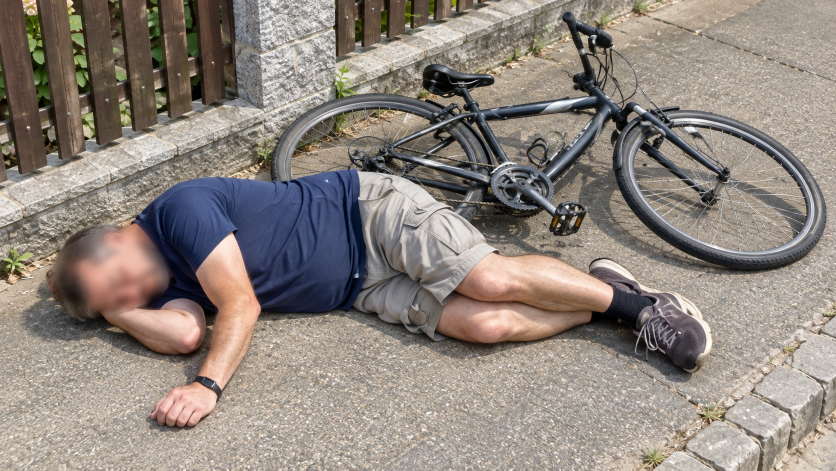
#> input picture EMBED/lab07/biciklis.png, 1672 x 941 px, given in place of the camera (shown at 1/2 size)
$ python objecttracking.py
#> lines starting #> are read from the running program, lines starting #| are printed output that depends on the picture; after the words box and inside, x2 and y2 are one past the last pixel; in counts of white or black regions, pixels touching at a corner belong together
import cv2
import time
import numpy as np
import imutils
from imutils.video import VideoStream

# Define some necessary variables and constants. The buffsize constant
# defines how many earlier center points will be stored to draw the motion
# track while the indx variable keeps tracks the index of the last stored point
video_path = None
buffsize = 64
indx = 0

# The key of this colored object tracking is a "color filter" where the
# filter will keep only those pixels of the image which fall into a predefined color range.
# The color range can be defined by its lower and upper boundaries. The adjustment in this
# sample code assumes green object(s). In addition, here we initialize a numpy array which
# will store previous (x, y) coordinates of the object center to visualize the object's movement.
green_range = [(25, 55, 5), (65, 255, 255)]
#initialize the list of tracked points
path = np.zeros((buffsize, 2), dtype='int')

video_path = None
if video_path is None:
    vs = VideoStream().start()
    time.sleep(2)
else:
    vs = cv2.VideoCapture(video_path)


while True:
    frame = vs.read()
#> frame is the input picture: shape (941, 1672, 3); mean B, G, R 125.6, 133.2, 142.7
    frame = frame if video_path is None else frame[1]

    # Resize the frame, blur (or filter) it, and convert it into the HSV (Hue, Saturation, Value)
    # color space (more information about the HSV space: https://en.wikipedia.org/wiki/HSL_and_HSV)
    frame = imutils.resize(frame, width=500)
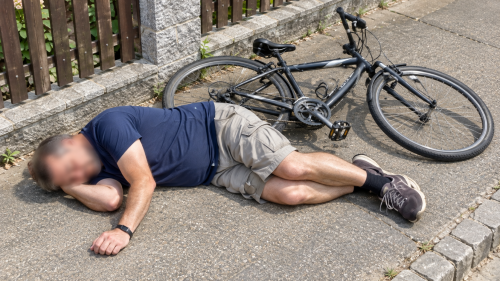
#> frame: shape (281, 500, 3); mean B, G, R 125.6, 133.2, 142.7
    blur = cv2.GaussianBlur(frame, (9,9), 0)
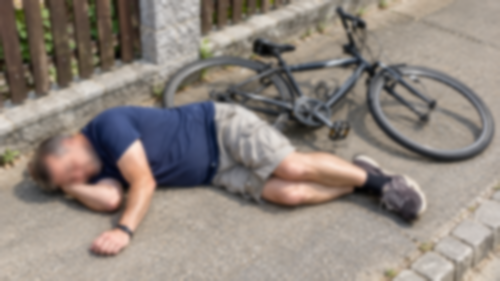
#> blur: shape (281, 500, 3); mean B, G, R 125.6, 133.2, 142.7
    hsv = cv2.cvtColor(blur, cv2.COLOR_BGR2HSV)
#> hsv: shape (281, 500, 3); mean H, S, V 30.7, 44.8, 145.8

    # In this step we create a binary image (mask) using the above defined range.
    # In the mask all pixels that are out of the range will be 0. Moreover, a
    # morphological opening (erosion before dilation) operation will be performed on
    # the mask to remove all small noises that may remained in the mask
    mask = cv2.inRange(hsv, green_range[0], green_range[1])
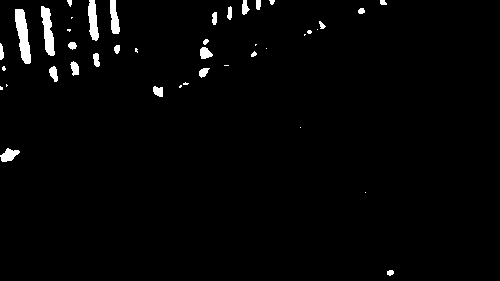
#> mask: shape (281, 500); 2.1% white; 42 white regions (16 under 20 px), largest, box (x1, y1, x2, y2) and area: (15, 9, 31, 64) 530, (41, 6, 55, 56) 413, (88, 0, 99, 41) 307
    mask = cv2.erode(mask, None, iterations=2)
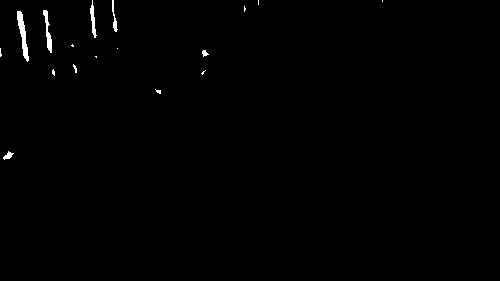
#> mask: shape (281, 500); 0.56% white; 17 white regions (11 under 20 px), largest, box (x1, y1, x2, y2) and area: (17, 11, 29, 62) 258, (43, 10, 52, 53) 161, (90, 0, 97, 38) 115, (112, 0, 118, 32) 77, (3, 151, 14, 160) 48, (202, 50, 209, 57) 29
    mask = cv2.dilate(mask, None, iterations=2)
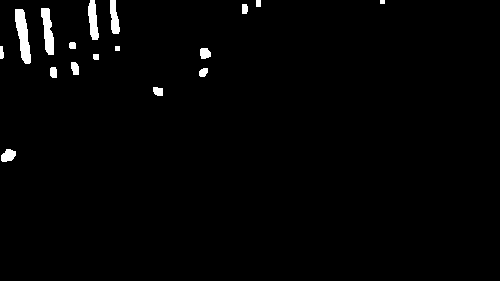
#> mask: shape (281, 500); 1.6% white; 17 white regions

    # Apply contour detection on the mask
    cnts = cv2.findContours(mask.copy(), cv2.RETR_EXTERNAL, cv2.CHAIN_APPROX_SIMPLE)
#> cnts = 17 contours, 2 with area under 20; largest, box (x1, y1, x2, y2) and area: (15, 9, 31, 64) 466, (41, 8, 54, 55) 340, (88, 0, 99, 40) 256, (110, 0, 120, 34) 198, (1, 149, 16, 162) 123
    cnts = imutils.grab_contours(cnts)

    if len(cnts) > 0:
        # find the largest contour in the mask
        cnt = max(cnts, key=cv2.contourArea)
#> cnt = contour of 37 points, box (x1, y1, x2, y2) (15, 9, 31, 64), area 466
        ((x, y), radius) = cv2.minEnclosingCircle(cnt)
#> x = 22; y = 36; radius = 27.89

        # To determine the centroid of an object, we use its moments
        # (more info: https://www.learnopencv.com/shape-matching-using-hu-moments-c-python/)
        M = cv2.moments(cnt)
#> M = moments, m00 465.5, centre m10/m00, m01/m00 = (22.6, 35.04)
        center = (int(M["m10"] / M["m00"]), int(M["m01"] / M["m00"]))
#> center = (22, 35)

        # Draw a cycle around the circular object if its radius is higher than the predefined
        # threshold value. In addition, draw another filled cycle around the center of the object
        if radius > 10:
            cv2.circle(frame, (int(x), int(y)), int(radius), (0, 255, 255), 2)
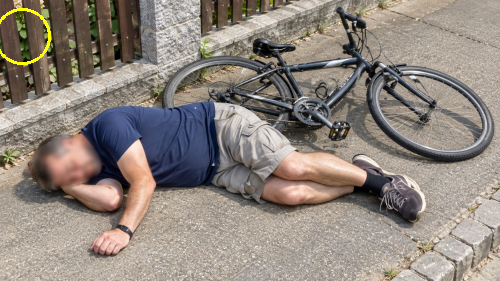
#> frame: shape (281, 500, 3); 0.3% of pixels changed, all inside (x1, y1, x2, y2) = (0, 8, 51, 65)
            cv2.circle(frame, center, 5, (0, 0, 255), -1)
#> frame: shape (281, 500, 3); 0.06% of pixels changed, all inside (x1, y1, x2, y2) = (17, 30, 28, 41)

            # If the earlier defined numpy array (our point buffer) is full, shift it one element
            # to the left and past the new center point at the end of the array
            if indx < buffsize:
                path[indx] = (center[0], center[1])
                indx += 1
            else:
                path[0:indx-1] = path[1:indx]
                path[indx-1] = (center[0], center[1])

    # Draw the movement track of the object onto the image. The movement track is visualized as a sequence
    # of connected lines where the thickness of lines depends on its endpoint indexes in the array
    for i in range(1, len(path)):
        # if either of the tracked points are None, ignore them
        if path[i - 1] is None or path[i] is None:
            continue
        # otherwise, compute thickness and draw lines
        thickness = int(np.sqrt(len(path) / float(i + 1)) * 2.5)
        cv2.line(frame, (path[i-1][0], path[i-1][1]), (path[i][0], path[i][1]), (0, 0, 255), thickness)
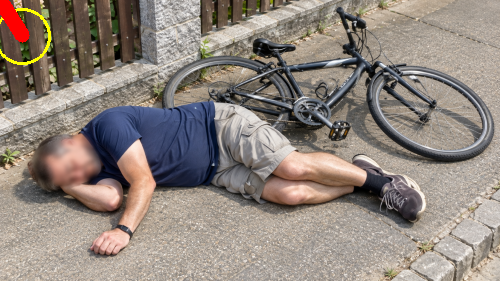
#> frame: shape (281, 500, 3); mean B, G, R 125.2, 133.2, 143.9

    cv2.imshow("Image", frame)
    key = cv2.waitKey(1) & 0xFF
#> (key q is pressed here)

    if key == ord("q"):
        break


vs.stop() if video_path is None else vs.release()
cv2.destroyAllWindows()
